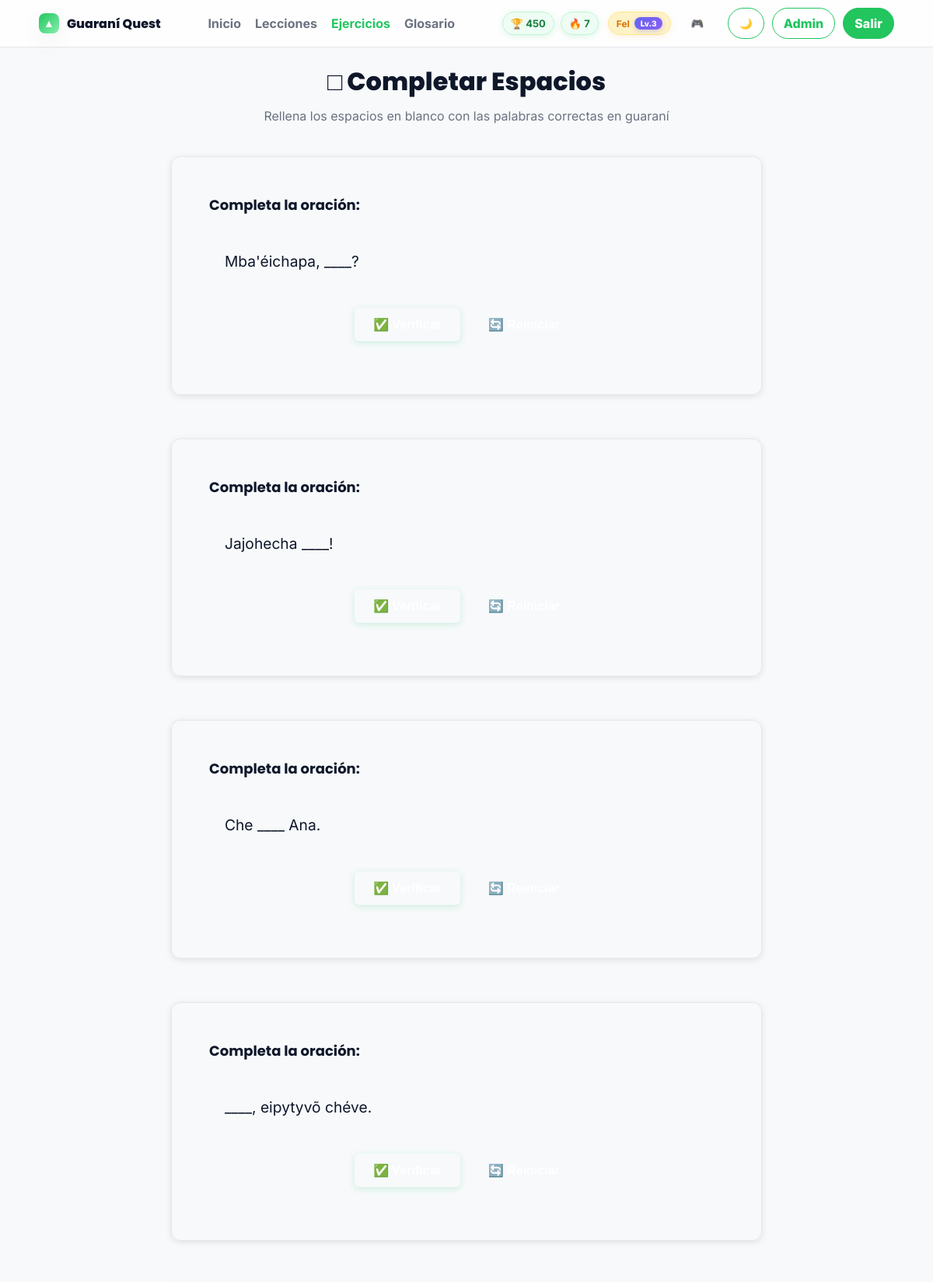
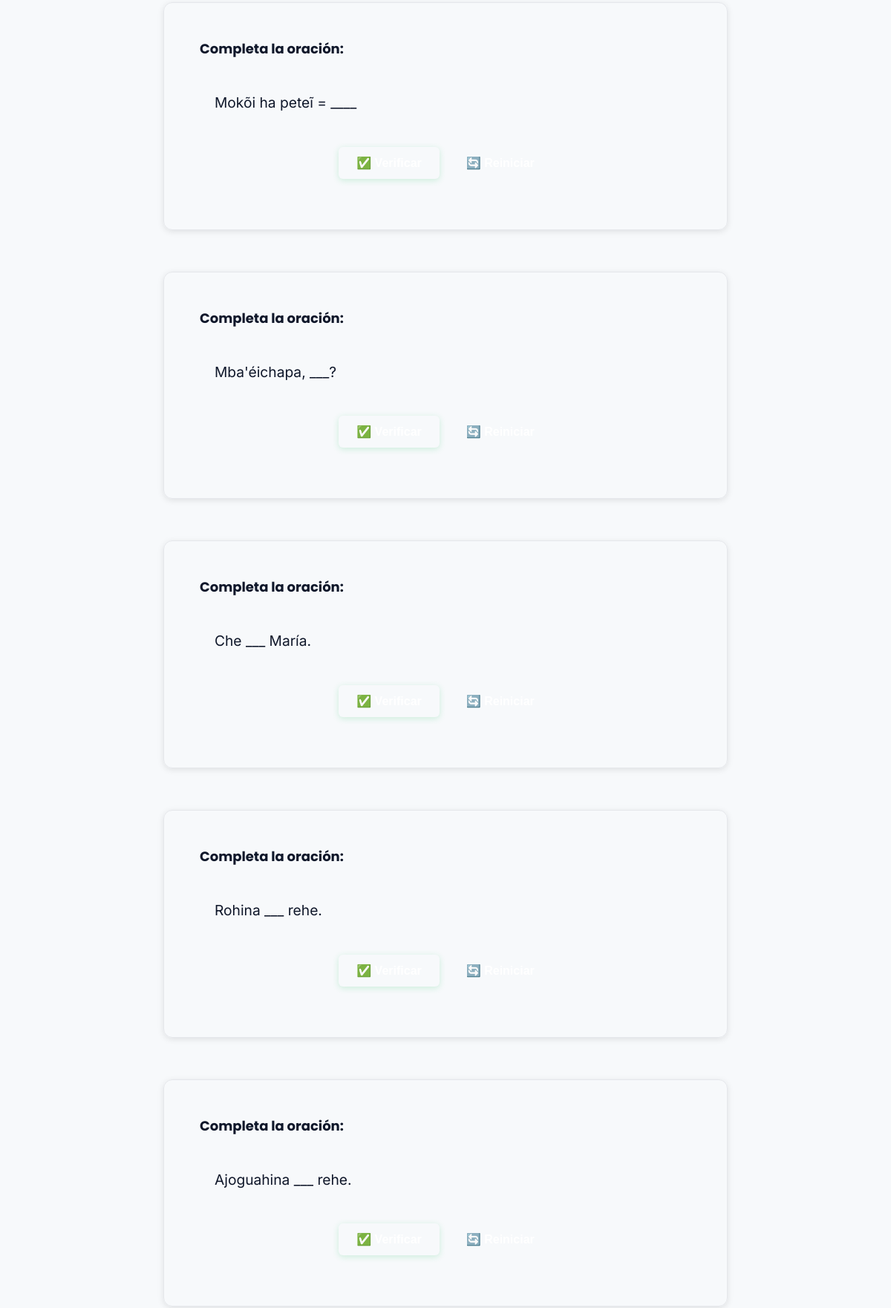
Screenshot of /learning/exercises/fill-blank/ (signed in, upper part) with the database file from the repository (2 pictures, top to bottom).
### learning/models.py (models this page shows, shortened)
class UserProfile(models.Model):
    user = models.OneToOneField(User, on_delete=models.CASCADE, related_name='profile')
    points = models.PositiveIntegerField(default=0)
    streak = models.PositiveIntegerField(default=0)
    last_active = models.DateField(auto_now=True)

class VirtualPet(models.Model):
    user = models.OneToOneField(User, on_delete=models.CASCADE, related_name='pet')
    name = models.CharField(max_length=50, default='Karai')
    species = models.CharField(max_length=50, default='Jaguareté')
    happiness = models.PositiveSmallIntegerField(default=50)  # 0-100
    energy = models.PositiveSmallIntegerField(default=70)     # 0-100
    level = models.PositiveSmallIntegerField(default=1)
    experience = models.PositiveIntegerField(default=0)      # XP for leveling up
    last_interaction = models.DateTimeField(auto_now=True)
    last_fed = models.DateTimeField(null=True, blank=True)
    last_played = models.DateTimeField(null=True, blank=True)
    last_cleaned = models.DateTimeField(null=True, blank=True)
    MOOD_CHOICES = [
        ('happy', 'Feliz'),
        ('sad', 'Triste'),
        ('tired', 'Cansado'),
        ('hungry', 'Hambriento'),
        ('bored', 'Aburrido'),
        ('excited', 'Emocionado'),
        ('sleepy', 'Somnoliento'),
    ]
    mood = models.CharField(max_length=20, choices=MOOD_CHOICES, default='happy')
    PET_SPECIES = [
        ('jaguarete', 'Jaguareté'),
        ('tucán', 'Tucán'),
        ('capibara', 'Capibara'),
        ('mariposa', 'Mariposa'),
        ('mono', 'Mono'),
    ]
    species = models.CharField(max_length=20, choices=PET_SPECIES, default='jaguarete')

class FillBlankExercise(models.Model):
    lesson = models.ForeignKey(Lesson, on_delete=models.CASCADE, related_name="fillblanks")
    prompt_text = models.TextField(help_text="Usa '____' para indicar el espacio en blanco.")
    correct_answer = models.CharField(max_length=255)
    order = models.PositiveIntegerField(default=0)
    class Meta:
        ordering = ["order", "id"]

### learning/views.py (the view, shortened to what this page needs)
# urls.py: path("exercises/fill-blank/", views.fill_blank_exercise, name="fill_blank_exercise"),
@login_required
def fill_blank_exercise(request):
  exercises = FillBlankExercise.objects.filter(lesson__is_published=True).order_by('lesson__order', 'order')
  return render(request, "learning/fill_blank_exercise.html", {
    "exercises": exercises,
    "title": "Completar Espacios"
  })

### learning/templates/learning/fill_blank_exercise.html (shortened to what this page needs)
{% extends "base.html" %}
{% load static %}
{% block content %}
<div class="fill-blank-container">
  <div class="exercise-header">
    <h1>□ Completar Espacios</h1>
    <p class="exercise-subtitle">Rellena los espacios en blanco con las palabras correctas en guaraní</p>
  </div>
  <div class="exercises-list">
    {% for exercise in exercises %}
    <div class="exercise-item" data-exercise-id="{{ exercise.id }}">
      <div class="exercise-content">
        <div class="exercise-instruction">
          <h3>Completa la oración:</h3>
        </div>
        <div class="exercise-area">
          <div class="fill-blank-sentence" id="sentence-{{ exercise.id }}">
            {{ exercise.prompt_text|safe }}
          </div>
        </div>
        <div class="exercise-actions">
          <button class="btn-check" onclick="checkAnswer({{ exercise.id }})">
            ✅ Verificar
          </button>
          <button class="btn-reset" onclick="resetExercise({{ exercise.id }})">
            🔄 Reiniciar
          </button>
        </div>
      </div>
    </div>
    {% endfor %}
  </div>
</div>
{% endblock %}

### learning/templates/base.html (shortened to what this page needs)
<!DOCTYPE html>
<html lang="es">
<head>
  {% load static %}
  <link rel="stylesheet" href="{% static 'css/styles.css' %}">
</head>
<body class="qx">
  <header class="qx-nav">
    <div class="qx-container qx-nav-row">
      <a class="qx-brand" href="{% url 'dashboard' %}">
        <span class="qx-logo">▲</span>
        <span>Guaraní Quest</span>
      </a>
      <nav class="qx-menu desktop-menu">
        <a href="{% url 'dashboard' %}" data-match="/">Inicio</a>
        <a href="{% url 'lessons_overview' %}">Lecciones</a>
        <a href="{% url 'exercises' %}">Ejercicios</a>
        <a href="{% url 'glossary' %}">Glosario</a>
      </nav>
      <div class="qx-actions">
        {% if user.is_authenticated %}
          <div class="qx-gamification-nav">
            <div class="qx-points-display">
              <span class="qx-points" title="Puntos">🏆 {{ user.profile.points }}</span>
              <span class="qx-streak" title="Racha de días">🔥 {{ user.profile.streak }}</span>
            </div>
            {% if user.pet %}
              <div class="qx-pet-status" title="Estado de {{ user.pet.name }}">
                <span class="qx-pet-mood">{{ user.pet.get_mood_display|slice:":3" }}</span>
                <span class="qx-pet-level">Lv.{{ user.pet.level }}</span>
              </div>
            {% endif %}
            <div class="qx-quick-menu">
              <button class="qx-btn qx-ghost qx-dropdown-toggle" onclick="toggleDropdown('gamification-menu')" title="Menú de gamificación">🎮</button>
            </div>
          </div>
        {% endif %}
        <button class="qx-btn qx-outline" id="theme-toggle" onclick="toggleTheme()" title="Tema claro/oscuro">🌙</button>
        {% if user.is_authenticated %}
          <a class="qx-btn qx-outline" href="/admin/">Admin</a>
          <a class="qx-btn" href="{% url 'logout' %}">Salir</a>
        {% else %}
          <a class="qx-btn qx-outline" href="{% url 'signup' %}">Regístrate</a>
          <a class="qx-btn" href="{% url 'login' %}">Inicia Sesión</a>
        {% endif %}
      </div>
    </div>
  </header>
  <main class="qx-container" id="main">
    {% block content %}{% endblock %}
  </main>
  {% load static %}
</body>
</html>

### learning/static/css/styles.css (style rules this page uses)
:root { --green:#22c55e; --green-600:#16a34a; --green-700:#15803d; --bg:#f7f9fb; --text:#0f172a; --muted:#6b7280; --card:#ffffff; --border:#e5e7eb; --radius:14px; --shadow:0 10px 30px rgba(0,0,0,.06); }
* { box-sizing:border-box }
html,body { height:100% }
body.qx { margin:0; background:var(--bg); color:var(--text); font-family:Inter,system-ui,Arial,sans-serif; }
.qx-container { width:92%;max-width:1100px;margin:0 auto }
.qx-nav { position:sticky;top:0;z-index:30;background:rgba(255,255,255,.8);backdrop-filter:blur(10px);border-bottom:1px solid var(--border) }
.qx-nav-row { display:flex;align-items:center;gap:14px;padding:10px 0 }
.qx-brand { display:flex;align-items:center;gap:10px;color:var(--text);text-decoration:none;font-weight:800;font-family:Poppins,Inter }
.qx-logo { display:inline-grid;place-items:center;width:26px;height:26px;border-radius:8px;background:linear-gradient(135deg,var(--green),#86efac);color:#fff;box-shadow:var(--shadow);font-size:14px }
.qx-menu { display:flex;gap:18px;margin:auto }
.qx-menu a { color:var(--muted);text-decoration:none;font-weight:700 }
.qx-menu a.active,.qx-menu a:hover { color:var(--green) }
.qx-actions { display:flex;gap:10px }
.qx-btn { background:var(--green);color:#fff;border:1px solid var(--green);padding:9px 14px;border-radius:999px;font-weight:800;text-decoration:none }
.qx-outline { background:#fff;color:var(--green);border-color:var(--green) }
.qx-ghost { background:transparent;color:var(--green);border:1px solid transparent;padding:8px 12px }
@media (min-width:901px) { .desktop-menu { display: flex; } }
h1,h2,h3 { font-family:Poppins,Inter;font-weight:800;margin:8px 0 }
h1 { font-size:38px }
h3 { font-size:22px }
.qx-gamification-nav { display: flex; align-items: center; gap: 12px; margin-right: 8px; }
.qx-points-display { display: flex; gap: 8px; }
.qx-points, .qx-streak { display: inline-flex; align-items: center; gap: 4px; padding: 6px 10px; border-radius: 16px; font-size: 13px; font-weight: 700; background: linear-gradient(135deg, #f0fdf4, #ecfdf5); border: 1px solid #bbf7d0; color: var(--green-700); box-shadow: 0 2px 8px rgba(34,197,94,.15); transition: all 0.2s ease; }
.qx-pet-status { display: flex; align-items: center; gap: 6px; padding: 6px 10px; border-radius: 16px; font-size: 12px; font-weight: 700; background: linear-gradient(135deg, #fef3c7, #fef2c7); border: 1px solid #fde68a; color: #d97706; box-shadow: 0 2px 8px rgba(245,158,11,.15); transition: all 0.2s ease; }
.qx-pet-mood { color: inherit; }
.qx-pet-level { background: linear-gradient(135deg, #6366f1, #8b5cf6); color: white; padding: 2px 8px; border-radius: 10px; font-size: 10px; font-weight: 800; box-shadow: 0 2px 6px rgba(99,102,241,.3); }
.qx-quick-menu { position: relative; }
.qx-points, .qx-streak { animation: pulse 3s ease-in-out infinite; }
.exercise-header { text-align: center; margin-bottom: 40px; }
.exercise-header h1 { font-family: Poppins, Inter, system-ui; font-weight: 800; font-size: 32px; color: var(--text); margin: 0 0 8px; }
.exercise-subtitle { color: var(--muted); font-size: 16px; margin: 0; line-height: 1.5; }
.exercises-list { display: flex; flex-direction: column; gap: 32px; margin-bottom: 40px; }
.exercise-item { background: var(--card); border: 1px solid var(--border); border-radius: 16px; box-shadow: var(--shadow); overflow: hidden; }
.exercise-content { padding: 24px; }
.exercise-instruction { margin-bottom: 24px; }
.exercise-instruction h3 { font-family: Poppins, Inter, system-ui; font-weight: 700; font-size: 18px; color: var(--text); margin: 0 0 12px; }
.exercise-area { margin-bottom: 24px; }
.exercise-actions { display: flex; gap: 12px; justify-content: center; margin-bottom: 20px; }
.btn-reset, .btn-check { padding: 10px 20px; border-radius: 8px; font-weight: 600; font-size: 14px; cursor: pointer; transition: all 0.2s ease; border: none; display: flex; align-items: center; gap: 6px; }
.btn-reset { background: linear-gradient(135deg, #f1f5f9, #e2e8f0); color: var(--muted); border: 1px solid var(--border); }
.btn-check { background: var(--green); color: white; box-shadow: 0 2px 8px rgba(34, 197, 94, 0.2); }

### rows the page displays
FillBlankExercise: prompt_text "Mba'éichapa, ____?"
FillBlankExercise: prompt_text "Jajohecha ____!"
FillBlankExercise: prompt_text "Che ____ Ana."
FillBlankExercise: prompt_text "____, eipytyvõ chéve."
FillBlankExercise: prompt_text "Mokõi ha peteĩ = ____"
FillBlankExercise: prompt_text "Mba'éichapa, ___?"
FillBlankExercise: prompt_text "Che ___ María."
FillBlankExercise: prompt_text "Rohina ___ rehe."
FillBlankExercise: prompt_text "Ajoguahina ___ rehe."

### other values shown
{{ user.profile.points }} "450"
{{ user.profile.streak }} "7"
{{ user.pet.get_mood_display|slice:":3" }} "Fel"
{{ user.pet.level }} "3"
